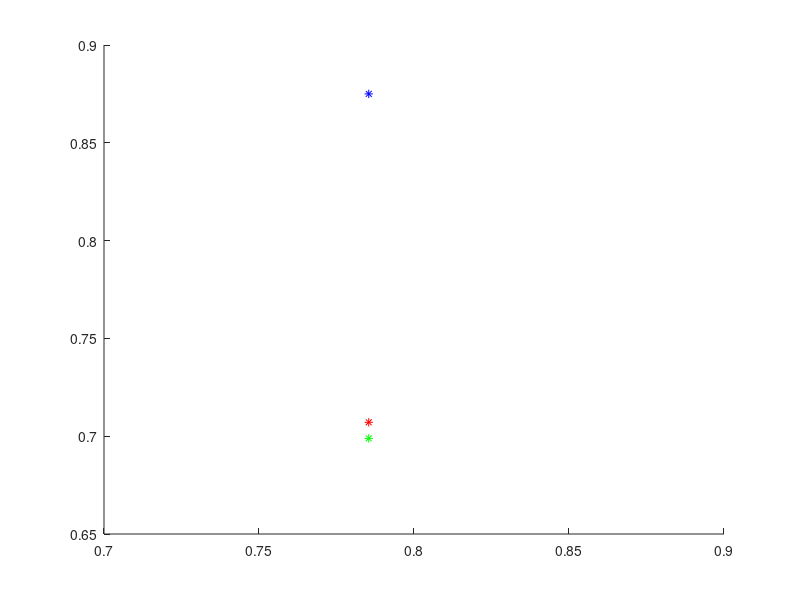

This figure's MATLAB source:
function ex1()
f=@(x) sin(x);
nodes=[0, pi/2, pi, 3*pi/2, 2*pi];
values=nodes;
for i=1:length(nodes)
    values(i)=f(nodes(i));
end
clf; hold on;
value=pi/4;
%point x
plot(value, f(value),'r*')
%(x, f(x))
sp=spline(nodes, values, value);
plot(value, sp, 'b*')
%(x, natural spline)
clamped_sp=spline(nodes, [1 values 1], value);
%am adaugat capetele nodurilor
plot(value, clamped_sp, 'g*')
%(x, clamped spline)
end